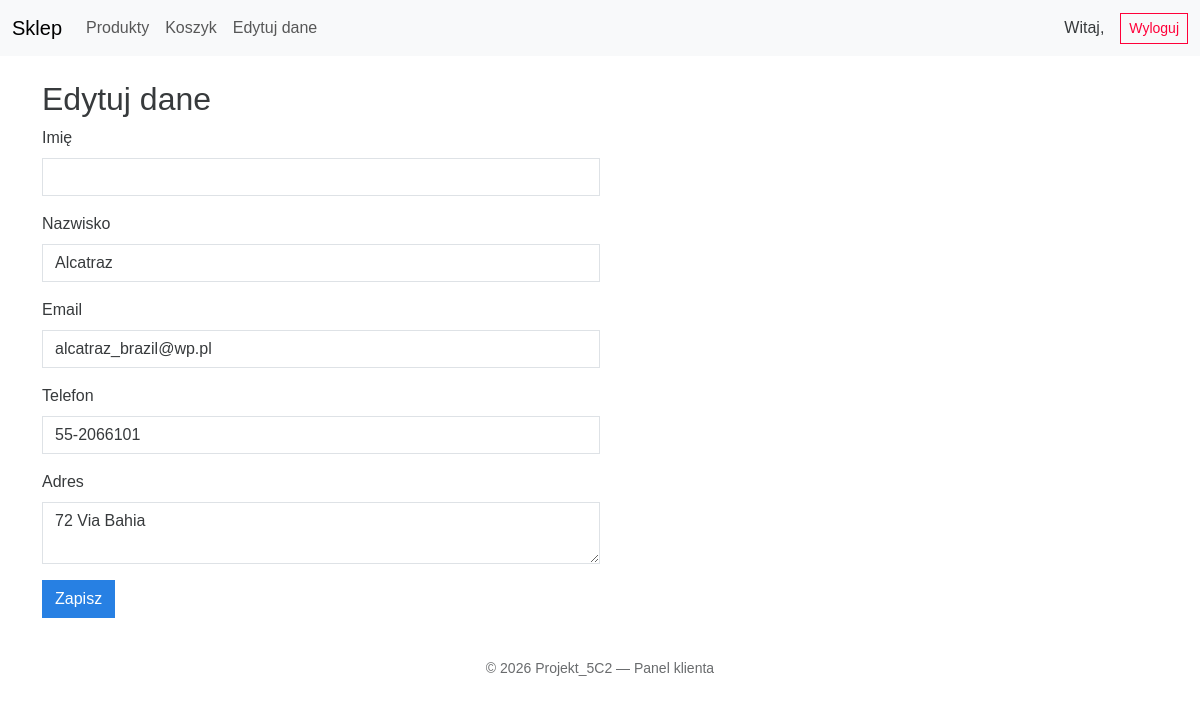
/pliki_do_5C/klient/edytuj.php (signed in), run on the app's committed database.
### tables this page shows
CREATE TABLE `customer` (
  `id` int(11) UNSIGNED NOT NULL,
  `name` varchar(50) NOT NULL,
  `first_name` varchar(25) DEFAULT NULL,
  `phone` varchar(25) DEFAULT NULL,
  `street` varchar(32) DEFAULT NULL,
  `city` varchar(30) DEFAULT NULL,
  `state` varchar(20) DEFAULT NULL,
  `country` varchar(30) DEFAULT NULL,
  `zip_code` varchar(75) DEFAULT NULL,
  `credit_rating` enum('EXCELLENT','GOOD','POOR') DEFAULT NULL,
  `contact_id` int(11) UNSIGNED DEFAULT NULL,
  `region_id` int(11) UNSIGNED DEFAULT NULL,
  `nip` varchar(10) NOT NULL,
  `krs` char(10) DEFAULT NULL,
  `regon` char(9) DEFAULT NULL,
  `email` varchar(30) NOT NULL,
  `password_hash` varchar(60) DEFAULT NULL,
  `birth_date` date DEFAULT NULL,
  `gender` enum('M','K','') NOT NULL,
  `pesel` char(11) DEFAULT NULL,
  `comments` varchar(255) DEFAULT NULL,
  `agreement` varchar(24) DEFAULT NULL,
  `agr_date` date DEFAULT NULL
);

### pliki_do_5C/klient/edytuj.php (the view, shortened to what this page needs)
<?php
require '../cfg.php';
$id = $_SESSION['klient_id'];
$stmt = $pdo->prepare('SELECT * FROM customer WHERE id=?');
$stmt->execute([$id]);
$user = $stmt->fetch();
include 'szablony/naglowek.php';
echo '<h2>Edytuj dane</h2>';
?>
<form method="post" class="col-md-6">
    <div class="mb-3">
        <label class="form-label">Imię</label>
        <input name="first_name" class="form-control" value="<?php echo htmlspecialchars($user['first_name'] ?? ''); ?>">
    </div>
    <div class="mb-3">
        <label class="form-label">Nazwisko</label>
        <input name="name" class="form-control" value="<?php echo htmlspecialchars($user['name'] ?? ''); ?>">
    </div>
    <div class="mb-3">
        <label class="form-label">Email</label>
        <input name="email" class="form-control" value="<?php echo htmlspecialchars($user['email'] ?? ''); ?>">
    </div>
    <div class="mb-3">
        <label class="form-label">Telefon</label>
        <input name="phone" class="form-control" value="<?php echo htmlspecialchars($user['phone'] ?? ''); ?>">
    </div>
    <div class="mb-3">
        <label class="form-label">Adres</label>
        <textarea name="street" class="form-control"><?php echo htmlspecialchars($user['street'] ?? ''); ?></textarea>
    </div>
    <button class="btn btn-primary">Zapisz</button>
</form>
<?php include 'szablony/stopka.php'; ?>

### backup z 16.09.2026/projekt_3r1/css/style.css (style rules this page uses)
body { font-family:Arial,Helvetica,sans-serif; }

### data on the page
customer: name "Alcatraz", email "alcatraz_brazil@wp.pl", phone "55-2066101", street "72 Via Bahia"
